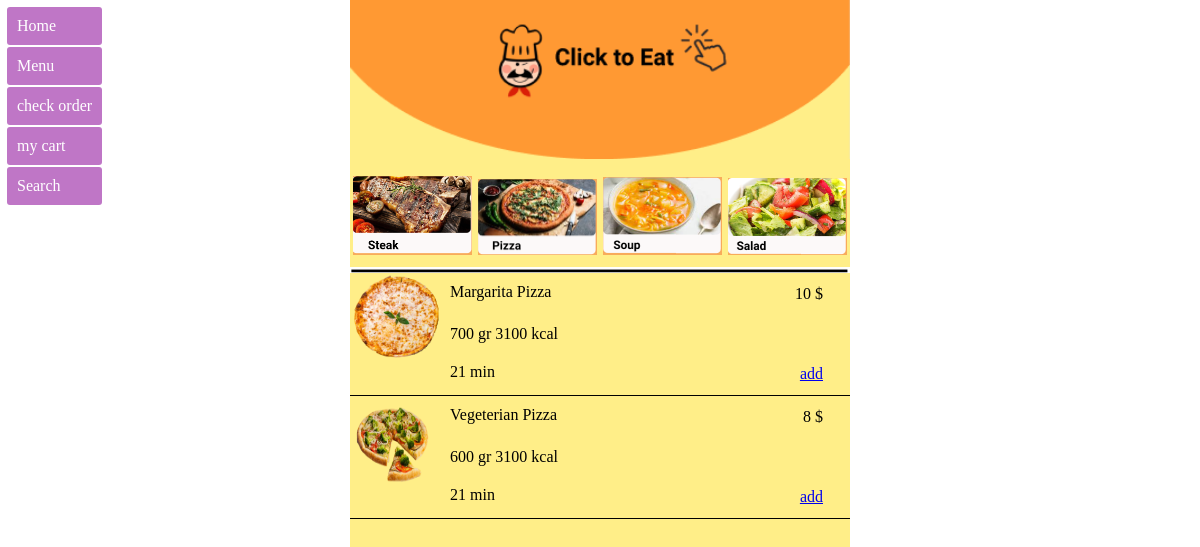
/customeritem.php?category=2, run on the app's committed database.
### tables this page shows
CREATE TABLE `category` (
  `id_cate` int(11) NOT NULL,
  `category` varchar(100) NOT NULL,
  `image_category` varchar(50) NOT NULL
);

CREATE TABLE `items` (
  `id_item` int(11) NOT NULL,
  `item_name` varchar(100) NOT NULL,
  `price` float NOT NULL,
  `image` varchar(50) NOT NULL,
  `size` varchar(25) NOT NULL,
  `gr` int(11) NOT NULL,
  `kcal` int(11) NOT NULL,
  `time_cook` varchar(10) NOT NULL,
  `id_cate_fk` int(11) NOT NULL
);

### customeritem.php (the view, shortened to what this page needs)
<?php
include("config/config.php");
$sql = "SELECT * FROM category";
$category = $conn->query($sql);
if (isset($_GET['category'])) {
    $cate = $_GET['category'];
    $sql = "SELECT * FROM category inner join items on id_cate = id_cate_fk where id_cate = $cate order by id_item desc";
    $items = $conn->query($sql);
}
include("config/headcustomer.php");
?>
        <div class="categorys">
            <?php
            while ($row = $category->fetch_assoc()) {
                echo '<div class="cate">
				<a href="customeritem.php?category=' . $row['id_cate'] . '">
                <img src="./assets/image/' . $row['image_category'] . '"></a>
                </div>';
            }
            ?>
            <img src="./assets/image/line.png">
        </div>
        <div class="list-item">
            <?php
            while ($row = $items->fetch_assoc()) {
                echo '<div class="list">
                <img class="item-image" src="./assets/image/' . $row['image'] . '">
                <div class="list-row">
                    <span class="left">' . $row['item_name'] . '</span>
                    <span class="right">' . $row['price'] . ' $</span>
                </div>
                <div class="list-row">
                    <span>' . $row['gr'] . ' gr</span>
                    <span>' . $row['kcal'] . ' kcal</span>
                </div>
                <div class="list-row">
                    <span>' . $row['time_cook'] . ' min</span>
                     <a href="infoitemorder.php?item=' . $row['id_item'] . '" class="right">add</a>
                </div>
                </div>';
            }
            ?>
        </div>
    </div>
</body>
</html>

### config/headcustomer.php (shortened to what this page needs)
<!DOCTYPE html>
<html>
<head>
    <link rel="stylesheet" href = "./assets/css/style.css">
</head>
<body>
<?php
if(true){
    echo "<div class='adminpanel'>
    <a class='admin-btn' href='customerchoose.php'>Home</a> <a class='admin-btn' href='customermenu.php'>Menu</a>
    <a class='admin-btn' href='checkorder.php'>check order</a>
    <a class='admin-btn' href='orderplaced.php'>my cart</a>
    <a class='admin-btn' href='search.php'>Search</a>
    </div>";
} else {
    header("Location: customerchoosetable.php");
}
?>
    <div class="square">
        <img src="./assets/image/pic.png">

### assets/css/style.css (style rules this page uses)
body { margin: 0px; padding: 0px; }
.square { min-height: 100vh; width: 500px; background-color: #FFEE88; display: block; margin: auto; position: relative; overflow: hidden; }
img { width: 100%; }
.list { float: left; width: 100%; border-bottom: 1px solid #000000; }
.item-image { width: 90px; border-radius: 50%; height: 90px; float: left; }
.list-row { padding: 10px; float: left; width: 90%; }
.list-row .right { float: right; margin: 2px; }
.adminpanel { position: fixed; top: 5px; left: 5px; z-index: 1; }
.admin-btn { display: block; background-color: #bf76c6; padding: 10px; border-radius: 3px; margin: 2px; text-decoration: none; color: #fff; }
.categorys { display: block; overflow: hidden; height: 100px; width: auto; overflow-x: auto; margin-top: 10px; }
.cate { width: 125px; padding: 3px; display: table-cell; }
.list-row { padding: 10px; float: left; width: 75%; }

### data on the page
category: image_category (picture)
category: image_category (picture)
category: image_category (picture)
category: image_category (picture)
items: image (picture), item_name "Margarita Pizza", price "10", gr "700", kcal "3100", time_cook "21"
items: image (picture), item_name "Vegeterian Pizza", price "8", gr "600", kcal "3100", time_cook "21"
